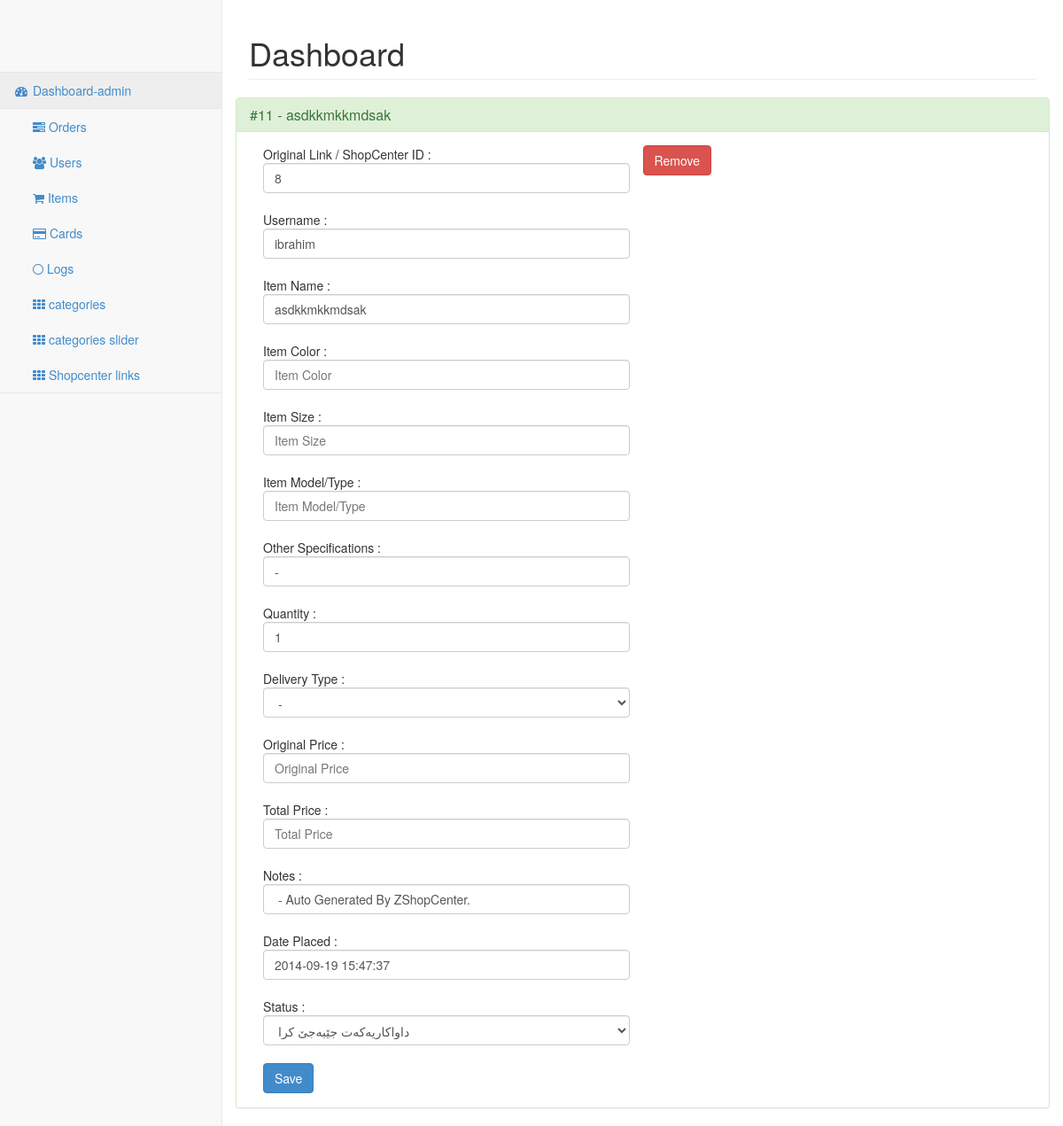
/control/orders.php?cmd=view_order&id=11 (signed in), run on the app's committed database.
### tables this page shows
CREATE TABLE IF NOT EXISTS `orders` (
  `id` bigint(250) NOT NULL AUTO_INCREMENT,
  `user` varchar(250) NOT NULL,
  `original_link` longtext NOT NULL,
  `item_name` longtext NOT NULL,
  `item_color` longtext NOT NULL,
  `item_size` longtext NOT NULL,
  `item_model` longtext NOT NULL,
  `item_specs` longtext NOT NULL,
  `quantity` longtext NOT NULL,
  `delivery_type` longtext NOT NULL,
  `original_price` longtext NOT NULL,
  `total_price` varchar(250) NOT NULL,
  `notes` longtext NOT NULL,
  `date_placed` varchar(250) NOT NULL,
  `status` varchar(250) NOT NULL,
  `type` varchar(250) NOT NULL,
  PRIMARY KEY (`id`)
);

### control/includes/classes/orders_class.php (the view, shortened to what this page needs)
<?php
class Orders{
	function GetOrderInfo($order_id){
		$GetOrdersQuery = "SELECT * FROM `orders` WHERE `id` = '$order_id' ORDER BY `id` DESC LIMIT 1 ;" ;
		$DoGetOrdersQuery = mysql_query($GetOrdersQuery) ;
		while ($fetch_info= mysql_fetch_array($DoGetOrdersQuery)) {
					$id = $fetch_info['id'] ;
					$buyer = $fetch_info['user'] ;
					$original_link = $fetch_info['original_link'] ;
					$item_name = $fetch_info['item_name'] ;
					$item_color = $fetch_info['item_color'] ;
					$item_size = $fetch_info['item_size'] ;
					$item_model = $fetch_info['item_model'] ;
					$item_specs = $fetch_info['item_specs'] ;
					$quantity = $fetch_info['quantity'] ;
					$delivery_type = $fetch_info['delivery_type'] ;
					$original_price =  $fetch_info['original_price'] ;
					$total_price =  $fetch_info['total_price'] ;
					$notes =  $fetch_info['notes'] ;
					$date_placed =  $fetch_info['date_placed'] ;
					$status =  $fetch_info['status'] ;
					$return = '<div class="panel panel-success"><div class="panel-heading"><h3 class="panel-title">#' . $id . ' - ' . $item_name . '</h3></div><div class="panel-body"><form action="process.php" name="EditOrder" id="EditOrder" method="post"><input type="hidden" name="cmd" id="cmd" value="EditOrder" /><input type="hidden" name="id" id="id" value="' . $id . '" /><div class="col-md-6">Original Link / ShopCenter ID : <input id="original_link" name="original_link" placeholder="Original Link / ShopCenter ID" class="form-control input-md" type="text" value="' . $original_link . '" />' ;
					$return = $return . '<br/>Username : <input id="username" name="username" placeholder="Username" class="form-control input-md" type="text" value="' . $buyer . '" />' ;
					$return = $return . '<br/>Item Name : <input id="item_name" name="item_name" placeholder="Item Name" class="form-control input-md" type="text" value="' . $item_name . '" />' ;
					$return = $return . '<br/>Item Color : <input id="item_color" name="item_color" placeholder="Item Color" class="form-control input-md" type="text" value="' . $item_color . '" />' ;
					$return = $return . '<br/>Item Size : <input id="item_size" name="item_size" placeholder="Item Size" class="form-control input-md" type="text" value="' . $item_size . '" />' ;
					$return = $return . '<br/>Item Model/Type : <input id="item_model" name="item_model" placeholder="Item Model/Type" class="form-control input-md" type="text" value="' . $item_model . '" />' ;
					$return = $return . '<br/>Other Specifications : <input id="item_specs" name="item_specs" placeholder="Other Specifications" class="form-control input-md" type="text" value="' . $item_specs . '" />' ;
					$return = $return . '<br/>Quantity : <input id="quantity" name="quantity" placeholder="Quantity" class="form-control input-md" type="text" value="' . $quantity . '" />' ;
					$return = $return . '<br/>Delivery Type : <select id="type" name="type" class="form-control"><option value="' . $delivery_type . '">' . $delivery_type . '</option><option value="Home Delivery">Home Delivery</option><option value="Branch Delivery">Branch Delivery</option></select>' ;
					$return = $return . '<br/>Original Price : <input id="original_price" name="original_price" placeholder="Original Price" class="form-control input-md" type="text" value="' . $original_price . '" />' ;
					$return = $return . '<br/>Total Price : <input id="total_price" name="total_price" placeholder="Total Price" class="form-control input-md" type="text" value="' . $total_price . '" />' ;
					$return = $return . '<br/>Notes : <input id="notes" name="notes" placeholder="Notes" class="form-control input-md" type="text" value="' . $notes . '" />' ;
					$return = $return . '<br/>Date Placed : <input id="date_placed" name="date_placed" placeholder="Date Placed" class="form-control input-md" type="text" value="' . $date_placed . '" />' ;
					$return = $return . '<br/>Status : <select id="status" name="status" class="form-control"><option selected="" value="' . $status . '">' . $status . '</option><option value="Delivered.">Delivered.</option><option value="Confirmed - Waiting For Delivery ...">Confirmed - Waiting For Delivery ...</option><option value="Price Posted - Waiting For User Confirmation ...">Price Posted - Waiting For User Confirmation ...</option><option value="Waiting For Price Offer ...">Waiting For Price Offer ...</option><option value="Price Rejected - Order Canceled.">Price Rejected - Order Canceled.</option></select>' ;
					$return = $return . '<br/><button type="submit" id="editorderbtn" name="editorderbtn" class="btn btn-primary">Save</button></form><div id="EditOrderResponse" class="col-md-12"></div></div><a href="./process.php?cmd=Remove&remove_type=order&id=' . $id . '"> <button id="remove" name="remove" class="btn btn-danger">Remove</button></a></div></div>' ;
	}
		return $return ;
	}
}
?>

### data on the page
orders: id "11", item_name "asdkkmkkmdsak", original_link "8", username "ibrahim", item_specs "-", quantity "1", type "-", notes "- Auto Generated By ZShopCenter.", date_placed "2014-09-19 15:47:37", status "داواکاریەکەت جێبەجێ کرا"
